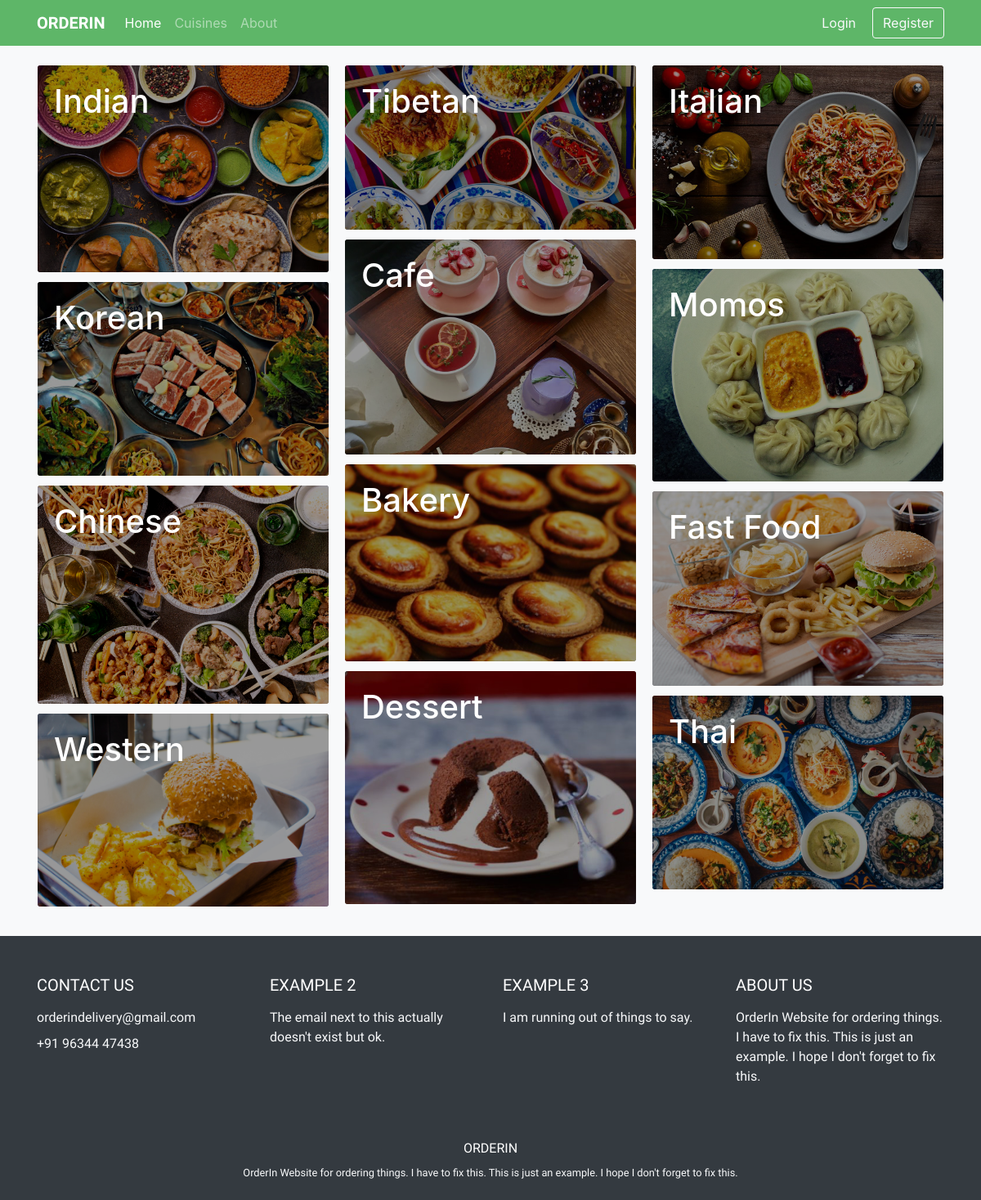
Page /cuisines on the committed database.
### food/models.py (models this page shows)
class Cuisine(models.Model):
    name = models.CharField(max_length=50)
    def __str__(self):
        return self.name

### food/views.py (the view)
# urls.py: path("cuisines", views.cuisines, name='cuisines'),
def cuisines(request):
    context = {
        "cuisines": Cuisine.objects.all(),
    }
    return render(request, "food/cuisines.html", context)

### food/templatetags/food_extra.py (called while the page is built)
@register.filter
def animate(value, arg):
    return arg + value * 0.2

### food/templates/food/cuisines.html (shortened to what this page needs)
{% extends "food/base.html" %}
{% load static %}
{% load food_extra %}
{% block body %}
<div class="row mt-4">
  <div class="col-12 px-3">
    <div class="card-columns">
      {% for cuisine in cuisines %}
        <div onclick="window.location.href = '{% url 'cuisine' cuisine %}'" class="card cui_card bg-dark text-white border-0" style="display: inline-block; animation: fadeIn; animation-duration: {{ forloop.counter0|animate:2 }}s;">
          <img class="card-img" id="cuisines" src="{% with 'food/img/'|add:cuisine.name|lower|add:'.jpg' as image_static %}{% static image_static %}{% endwith %}" alt="{{ cuisine.name }}">
          <div class="card-img-overlay">
            <h1 class="card-title">{{ cuisine.name|title }}</h1>
          </div>
        </div>
      {% endfor %}
    </div>
  </div>
</div>
{% endblock %}

### food/templates/food/base.html (shortened to what this page needs)
{% load static %}
<!DOCTYPE html>
<html>
<head>
    <link rel="stylesheet" href="https://stackpath.bootstrapcdn.com/bootstrap/4.3.1/css/bootstrap.min.css"
>
    <link rel="stylesheet" href="https://cdnjs.cloudflare.com/ajax/libs/font-awesome/4.7.0/css/font-awesome.min.css">
    <link rel="stylesheet" href="https://cdnjs.cloudflare.com/ajax/libs/animate.css/4.0.0/animate.min.css"/>
    <link rel="stylesheet" href="{% static 'food/index.css' %}" />
</head>
<body class="bg-light">
    {% include 'food/nav.html' %}
    <div class="container">
        {% block body %}
        {% endblock %}
    </div>
    {% include 'food/footer.html' %}
</body>
</html>

### food/templates/food/nav.html (shortened to what this page needs)
<nav class="navbar sticky-top navbar-expand-lg navbar-dark" id="navback">
  <div class="container">
  <a class="navbar-brand font-weight-bold" href="{% url 'index' %}" id="logo">ORDERIN</a>
  <div class="collapse navbar-collapse" id="navbarSupportedContent">
    <ul class="navbar-nav mr-auto">
      <li class="nav-item active">
        <a class="nav-link" href="{% url 'index' %}">Home  <span class="sr-only">(current)</span></a>
      </li>
      <li class="nav-item">
        <a class="nav-link" href="{% url 'cuisines' %}">Cuisines</a>
      </li>
      <li class="nav-item">
        <a class="nav-link" href="{% url 'about' %}">About</a>
      </li>
    </ul>
    {% if request.user.is_authenticated %}
    <ul class="navbar-nav ml-auto">
      <li class="nav-item">
        <a class="nav-link text-white" href="{% url 'orders' %}">{ Your orders }</a>
      </li>
      <li class="nav-item dropdown">
        <a class="nav-link dropdown-toggle text-white" href="#" id="navbarDropdown" role="button" data-toggle="dropdown" aria-haspopup="true" aria-expanded="false">
          {% if user.profile.woodstock == True %}
            <span class="badge badge-warning">WS</span>
          {% endif %}
          {{ user.username|title }}
          {% if user.profile.phoneNumber %}+91 {{ user.profile.phoneNumber }}{% else %}<span class="badge badge-light">1</span>{% endif %}
        </a>
        <div class="dropdown-menu" aria-labelledby="navbarDropdown">
          {% if not user.profile.phoneNumber %}
          <a class="dropdown-item bg-info text-white" href="{% url 'phoneNumber' %}">***Enter phone number***</a>
          {% endif %}
          <a class="dropdown-item disabled" href="#" disabled>Your profile</a>
          <a class="dropdown-item" href="{% url 'orders' %}">Your orders</a>
          <div class="dropdown-divider"></div>
          <a class="dropdown-item" href="{% url 'logout' %}">Sign out</a>
        </div>
      </li>
    </ul>
    {% else %}
    <a class="btn btn-outline-light border-0 my-2 my-sm-0 mx-0 mx-md-2 d-block" href="{% url 'login' %}">Login</a>
    <a class="btn btn-outline-light my-2 my-sm-0 d-block" href="{% url 'register' %}">Register</a>
    {% endif %}
  </div>
  </div>
</nav>

### food/templates/food/footer.html
<div class="container-fluid bg-dark pt-5 pb-2 mt-4">
  <div class="container">
    <div class="row">
      <div class="col-12 col-lg-3">
        <h5 id="logo" class="text-white">CONTACT US</h5>
        <p class="text-light mt-3" id="f1">orderindelivery@gmail.com</p>
        <p class="text-light mt-n2" id="f1">+91 96344 47438</p>
      </div>
      <div class="d-none d-lg-block col-3">
        <h5 id="logo" class="text-white">EXAMPLE 2</h5>
        <p class="text-light mt-3" id="f1">The email next to this actually doesn't exist but ok.</p>
      </div>
      <div class="d-none d-lg-block col-lg-3">
        <h5 id="logo" class="text-white">EXAMPLE 3</h5>
        <p class="text-light mt-3" id="f1">I am running out of things to say.</p>
      </div>
      <div class="d-none d-lg-block col-lg-3">
        <h5 id="logo" class="text-white">ABOUT US</h5>
        <p class="text-light mt-3" id="f1">OrderIn Website for ordering things. I have to fix this. This is just an example. I hope I don't forget to fix this.</p>
      </div>
    </div>
    <div class="row mt-5">
      <div class="col-12 text-center">
        <p class="text-white" id="logo">ORDERIN</p>
        <small>
        <p class="text-light mt-n2" id="f1">OrderIn Website for ordering things. I have to fix this. This is just an example. I hope I don't forget to fix this.</p>
        </small>
      </div>
    </div>
  </div>
</div>

### static/food/index.css (style rules this page uses)
#logo { font-family: 'Roboto Condensed', sans-serif; }
#navback { background-color: #5EB668 !important; }
#f1 { font-family: 'Nanum Gothic', sans-serif; }
#cuisines { filter: brightness(60%); }

### rows in the picture
Cuisine: shows a picture, name "Indian"
Cuisine: shows a picture, name "Korean"
Cuisine: shows a picture, name "Chinese"
Cuisine: shows a picture, name "Western"
Cuisine: shows a picture, name "Tibetan"
Cuisine: shows a picture, name "Cafe"
Cuisine: shows a picture, name "Bakery"
Cuisine: shows a picture, name "Dessert"
Cuisine: shows a picture, name "Italian"
Cuisine: shows a picture, name "Momos"
Cuisine: shows a picture, name "Fast Food"
Cuisine: shows a picture, name "Thai"
